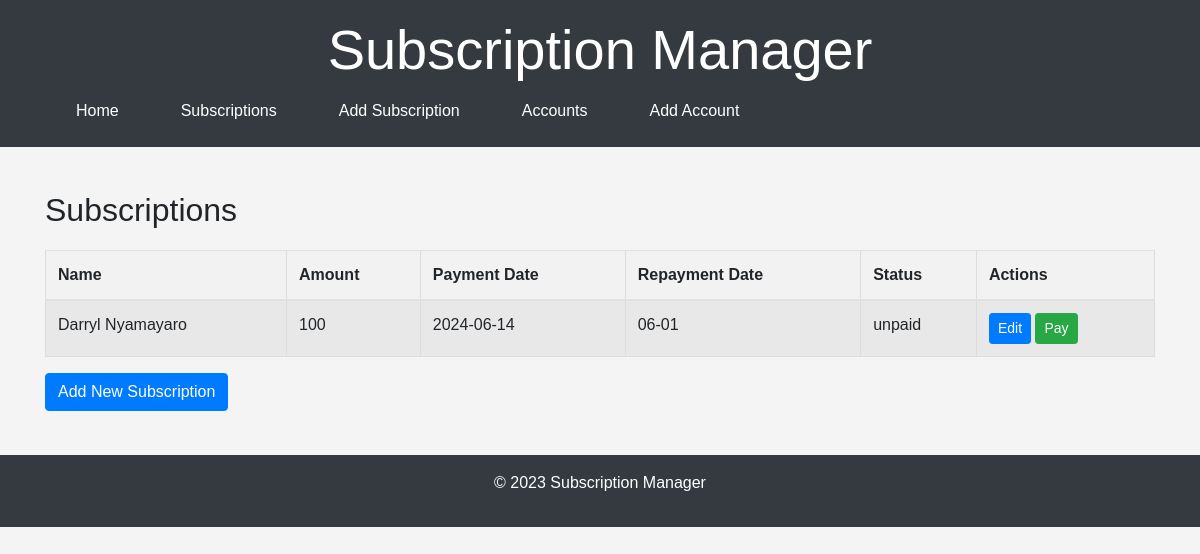
Page /subscriptions/ on the earlier database version.
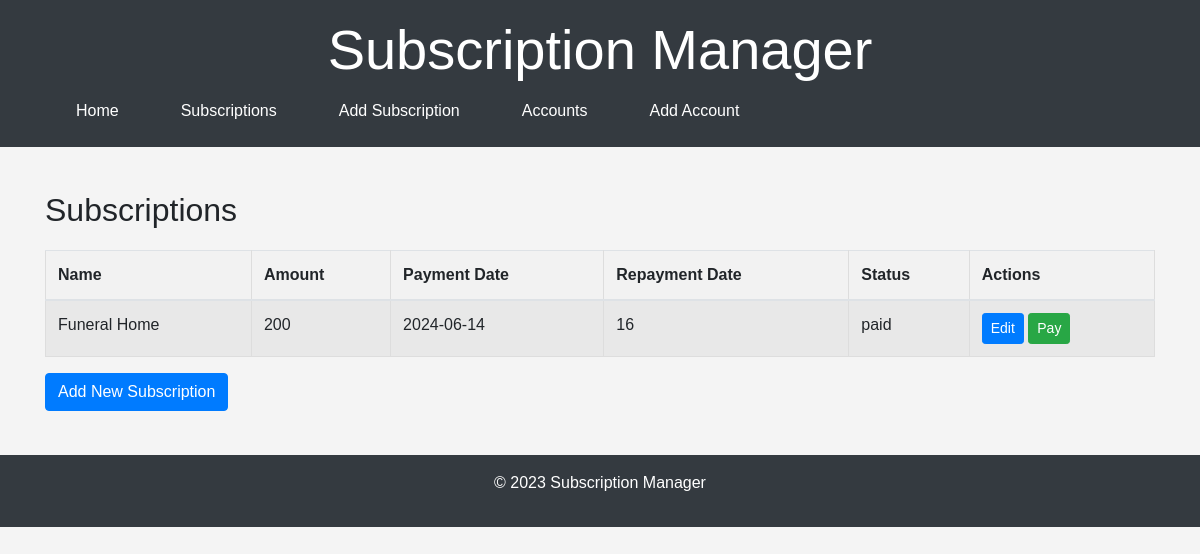
Same page on the later database version.
### models.py (models this page shows)
class Subscription(Base):
    __tablename__ = "subscriptions"
    id = Column(Integer, primary_key=True, index=True)
    name = Column(String, index=True)
    payment_amount = Column(Integer)
    payment_date = Column(DateTime, nullable=True)  # Initialize as None
    repayment_date = Column(String, default="01-01")  # Default to January 1st
    status = Column(String, default="unpaid")
    account_id = Column(Integer, ForeignKey("accounts.id"), nullable=True)
    account = relationship("Account", back_populates="subscriptions")

### main.py (the view)
@app.get("/subscriptions/")
def read_subscriptions(request: Request, db: Session = Depends(get_db)):
    try:
        subscriptions = crud.get_subscriptions(db)
        return templates.TemplateResponse("subscriptions.html", {"request": request, "subscriptions": subscriptions})
    except Exception as e:
        logging.error(f"Error fetching subscriptions data: {e}")
        raise HTTPException(status_code=500, detail="Internal Server Error")

### Templates/subscriptions.html
{% extends "base.html" %}
{% block content %}
<h2>Subscriptions</h2>
<table class="table table-striped">
    <thead>
        <tr>
            <th>Name</th>
            <th>Amount</th>
            <th>Payment Date</th>
            <th>Repayment Date</th>
            <th>Status</th>
            <th>Actions</th>
        </tr>
    </thead>
    <tbody>
        {% for subscription in subscriptions %}
        <tr>
            <td>{{ subscription.name }}</td>
            <td>{{ subscription.payment_amount }}</td>
            <td>{{ subscription.payment_date.strftime('%Y-%m-%d') if subscription.payment_date else 'N/A' }}</td>
            <td>{{ subscription.repayment_date }}</td>
            <td>{{ subscription.status }}</td>
            <td>
                <a href="/subscriptions/edit/{{ subscription.id }}" class="btn btn-primary btn-sm">Edit</a>
                <form method="post" action="/subscriptions/pay/{{ subscription.id }}" style="display:inline;">
                    <button type="submit" class="btn btn-success btn-sm">Pay</button>
                </form>
            </td>
        </tr>
        {% endfor %}
    </tbody>
</table>
<a href="/subscriptions/add/" class="btn btn-primary">Add New Subscription</a>
{% endblock %}

### Templates/base.html (shortened to what this page needs)
<!DOCTYPE html>
<html lang="en">
<head>
    <link rel="stylesheet" href="https://stackpath.bootstrapcdn.com/bootstrap/4.5.2/css/bootstrap.min.css">
    <link rel="stylesheet" href="/static/css/styles.css">
</head>
<body>
    <header class="bg-dark text-white py-3">
        <div class="container">
            <h1 class="display-4">Subscription Manager</h1>
            <nav class="nav nav-pills">
                <a class="nav-link text-white" href="/">Home</a>
                <a class="nav-link text-white" href="/subscriptions/">Subscriptions</a>
                <a class="nav-link text-white" href="/subscriptions/add/">Add Subscription</a>
                <a class="nav-link text-white" href="/accounts/">Accounts</a>
                <a class="nav-link text-white" href="/accounts/add/">Add Account</a>
            </nav>
        </div>
    </header>
    <main class="container my-4">
        {% block content %}{% endblock %}
    </main>
    <footer class="bg-dark text-white text-center py-3">
        <div class="container">
            <p>&copy; 2023 Subscription Manager</p>
        </div>
    </footer>
</body>
</html>

### Static/css/styles.css (style rules this page uses)
body { font-family: Arial, sans-serif; margin: 0; padding: 0; background-color: #f4f4f4; }
header { background-color: #333; color: #fff; padding: 1em 0; text-align: center; }
nav a { color: #fff; margin: 0 15px; text-decoration: none; }
main { padding: 20px; }
table { width: 100%; border-collapse: collapse; margin: 20px 0; }
table, th, td { border: 1px solid #ddd; padding: 8px; }
th { background-color: #f2f2f2; }

Differences in the rows shown:
changed Subscription: name "Darryl Nyamayaro" → "Funeral Home"; payment_amount "100" → "200"; repayment_date "06-01" → "16"; status "unpaid" → "paid"
